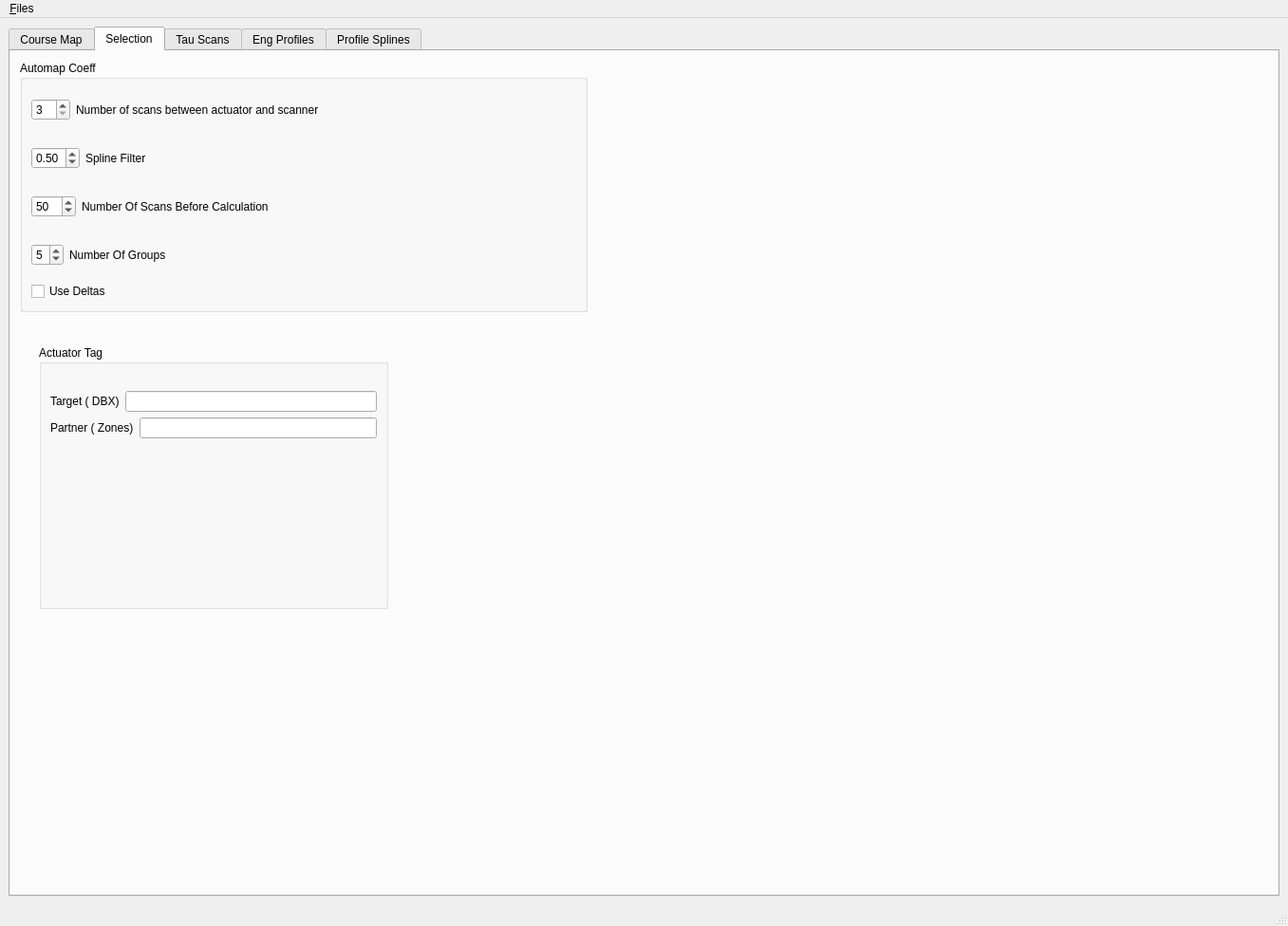
<?xml version="1.0" encoding="UTF-8"?>
<ui version="4.0">
 <class>StdcomAutomap</class>
 <widget class="QMainWindow" name="StdcomAutomap">
  <property name="geometry">
   <rect>
    <x>0</x>
    <y>0</y>
    <width>1357</width>
    <height>976</height>
   </rect>
  </property>
  <property name="windowTitle">
   <string>Automap</string>
  </property>
  <widget class="QWidget" name="centralwidget">
   <layout class="QVBoxLayout" name="verticalLayout_13">
    <item>
     <layout class="QHBoxLayout" name="horizontalLayout_14"/>
    </item>
    <item>
     <layout class="QVBoxLayout" name="verticalLayout_9">
      <item>
       <widget class="QTabWidget" name="tabWidget">
        <property name="currentIndex">
         <number>1</number>
        </property>
        <widget class="QWidget" name="tabCM">
         <attribute name="title">
          <string>Course Map</string>
         </attribute>
         <widget class="QGroupBox" name="groupBox">
          <property name="geometry">
           <rect>
            <x>30</x>
            <y>56</y>
            <width>831</width>
            <height>701</height>
           </rect>
          </property>
          <property name="title">
           <string>Mapping Properties</string>
          </property>
          <widget class="QWidget" name="">
           <layout class="QHBoxLayout" name="horizontalLayout_3"/>
          </widget>
          <widget class="QWidget" name="">
           <property name="geometry">
            <rect>
             <x>0</x>
             <y>60</y>
             <width>306</width>
             <height>254</height>
            </rect>
           </property>
           <layout class="QVBoxLayout" name="verticalLayout_2">
            <item>
             <layout class="QHBoxLayout" name="horizontalLayout_4">
              <item>
               <widget class="QLabel" name="label_4">
                <property name="text">
                 <string>Offset += Zones</string>
                </property>
               </widget>
              </item>
             </layout>
            </item>
            <item>
             <layout class="QHBoxLayout" name="horizontalLayout_5">
              <item>
               <widget class="QLabel" name="label_5">
                <property name="text">
                 <string>First Sample Zone</string>
                </property>
               </widget>
              </item>
              <item>
               <widget class="QSpinBox" name="spinBoxFirstGoodDBX">
                <property name="minimum">
                 <number>1</number>
                </property>
                <property name="maximum">
                 <number>250</number>
                </property>
                <property name="value">
                 <number>15</number>
                </property>
               </widget>
              </item>
             </layout>
            </item>
            <item>
             <layout class="QHBoxLayout" name="horizontalLayout_6">
              <item>
               <widget class="QLabel" name="label_6">
                <property name="text">
                 <string>Last Sample Zone</string>
                </property>
               </widget>
              </item>
              <item>
               <widget class="QSpinBox" name="spinBoxLastGoodDBX">
                <property name="minimum">
                 <number>1</number>
                </property>
                <property name="maximum">
                 <number>500</number>
                </property>
                <property name="value">
                 <number>187</number>
                </property>
               </widget>
              </item>
             </layout>
            </item>
            <item>
             <layout class="QHBoxLayout" name="horizontalLayout_15">
              <item>
               <widget class="QLabel" name="label_13">
                <property name="text">
                 <string>Number Databoxes</string>
                </property>
               </widget>
              </item>
              <item>
               <widget class="QSpinBox" name="spinBoxDbxCount">
                <property name="minimum">
                 <number>2</number>
                </property>
                <property name="maximum">
                 <number>800</number>
                </property>
                <property name="value">
                 <number>500</number>
                </property>
               </widget>
              </item>
             </layout>
            </item>
            <item>
             <layout class="QHBoxLayout" name="horizontalLayout">
              <item>
               <widget class="QLabel" name="label">
                <property name="text">
                 <string>Actuator Count</string>
                </property>
               </widget>
              </item>
              <item>
               <widget class="QSpinBox" name="spinBoxActCount">
                <property name="minimum">
                 <number>2</number>
                </property>
                <property name="maximum">
                 <number>500</number>
                </property>
                <property name="value">
                 <number>96</number>
                </property>
               </widget>
              </item>
             </layout>
            </item>
            <item>
             <widget class="QCheckBox" name="checkBoxRev">
              <property name="text">
               <string>Reverse Profile</string>
              </property>
             </widget>
            </item>
           </layout>
          </widget>
         </widget>
        </widget>
        <widget class="QWidget" name="tabSelect">
         <attribute name="title">
          <string>Selection</string>
         </attribute>
         <widget class="QGroupBox" name="groupBox_2">
          <property name="geometry">
           <rect>
            <x>10</x>
            <y>10</y>
            <width>598</width>
            <height>265</height>
           </rect>
          </property>
          <property name="title">
           <string>Automap Coeff</string>
          </property>
          <layout class="QVBoxLayout" name="verticalLayout">
           <item>
            <layout class="QHBoxLayout" name="horizontalLayout_9">
             <item>
              <widget class="QSpinBox" name="spinBoxtauscans">
               <property name="statusTip">
                <string extracomment="Number Of Scans to See Change at Reel"/>
               </property>
               <property name="whatsThis">
                <string extracomment="Number Of Scans to See Change at Reel"/>
               </property>
               <property name="minimum">
                <number>3</number>
               </property>
               <property name="singleStep">
                <number>1</number>
               </property>
              </widget>
             </item>
             <item>
              <widget class="QLabel" name="label_9">
               <property name="text">
                <string>Number of scans between actuator and scanner</string>
               </property>
              </widget>
             </item>
             <item>
              <spacer name="horizontalSpacer_6">
               <property name="orientation">
                <enum>Qt::Horizontal</enum>
               </property>
               <property name="sizeHint" stdset="0">
                <size>
                 <width>40</width>
                 <height>20</height>
                </size>
               </property>
              </spacer>
             </item>
            </layout>
           </item>
           <item>
            <layout class="QHBoxLayout" name="horizontalLayout_12">
             <item>
              <widget class="QDoubleSpinBox" name="doubleSpinBoxSplineFilter">
               <property name="statusTip">
                <string extracomment="Final Stage B Spline Filter"/>
               </property>
               <property name="whatsThis">
                <string extracomment="Final Stage B Spline Filter"/>
               </property>
               <property name="minimum">
                <double>0.010000000000000</double>
               </property>
               <property name="maximum">
                <double>0.990000000000000</double>
               </property>
               <property name="singleStep">
                <double>0.100000000000000</double>
               </property>
               <property name="value">
                <double>0.500000000000000</double>
               </property>
              </widget>
             </item>
             <item>
              <widget class="QLabel" name="label_17">
               <property name="text">
                <string>Spline Filter</string>
               </property>
              </widget>
             </item>
             <item>
              <spacer name="horizontalSpacer_8">
               <property name="orientation">
                <enum>Qt::Horizontal</enum>
               </property>
               <property name="sizeHint" stdset="0">
                <size>
                 <width>40</width>
                 <height>20</height>
                </size>
               </property>
              </spacer>
             </item>
            </layout>
           </item>
           <item>
            <layout class="QHBoxLayout" name="horizontalLayout_21">
             <item>
              <widget class="QSpinBox" name="spinBoxSampleLength">
               <property name="statusTip">
                <string extracomment="Number Of Scans to Accumulate before commuting offsets"/>
               </property>
               <property name="whatsThis">
                <string extracomment="Number Of Scans to Accumulate before commuting offsets"/>
               </property>
               <property name="minimum">
                <number>3</number>
               </property>
               <property name="maximum">
                <number>200</number>
               </property>
               <property name="value">
                <number>50</number>
               </property>
              </widget>
             </item>
             <item>
              <widget class="QLabel" name="label_19">
               <property name="text">
                <string>Number Of Scans Before Calculation</string>
               </property>
              </widget>
             </item>
             <item>
              <spacer name="horizontalSpacer_10">
               <property name="orientation">
                <enum>Qt::Horizontal</enum>
               </property>
               <property name="sizeHint" stdset="0">
                <size>
                 <width>40</width>
                 <height>20</height>
                </size>
               </property>
              </spacer>
             </item>
            </layout>
           </item>
           <item>
            <layout class="QHBoxLayout" name="horizontalLayout_23">
             <item>
              <widget class="QSpinBox" name="spinBoxGroups">
               <property name="statusTip">
                <string extracomment="Number of Groups to Split Width"/>
               </property>
               <property name="whatsThis">
                <string extracomment="Number of Groups to Split Width"/>
               </property>
               <property name="minimum">
                <number>1</number>
               </property>
               <property name="maximum">
                <number>8</number>
               </property>
               <property name="value">
                <number>5</number>
               </property>
              </widget>
             </item>
             <item>
              <widget class="QLabel" name="label_20">
               <property name="text">
                <string>Number Of Groups</string>
               </property>
              </widget>
             </item>
             <item>
              <spacer name="horizontalSpacer_12">
               <property name="orientation">
                <enum>Qt::Horizontal</enum>
               </property>
               <property name="sizeHint" stdset="0">
                <size>
                 <width>40</width>
                 <height>20</height>
                </size>
               </property>
              </spacer>
             </item>
            </layout>
           </item>
           <item>
            <widget class="QCheckBox" name="checkBoxusedelta">
             <property name="text">
              <string>Use Deltas</string>
             </property>
            </widget>
           </item>
          </layout>
         </widget>
         <widget class="QGroupBox" name="groupBox_3">
          <property name="geometry">
           <rect>
            <x>30</x>
            <y>310</y>
            <width>368</width>
            <height>278</height>
           </rect>
          </property>
          <property name="title">
           <string>Actuator Tag</string>
          </property>
          <layout class="QVBoxLayout" name="verticalLayout_3">
           <item>
            <layout class="QVBoxLayout" name="verticalLayout_4">
             <item>
              <layout class="QHBoxLayout" name="horizontalLayout_11">
               <item>
                <widget class="QLabel" name="label_11">
                 <property name="text">
                  <string>Target ( DBX)</string>
                 </property>
                </widget>
               </item>
               <item>
                <widget class="QLineEdit" name="lineEditTarget">
                 <property name="minimumSize">
                  <size>
                   <width>200</width>
                   <height>0</height>
                  </size>
                 </property>
                </widget>
               </item>
              </layout>
             </item>
             <item>
              <layout class="QHBoxLayout" name="horizontalLayout_13">
               <item>
                <widget class="QLabel" name="label_12">
                 <property name="text">
                  <string>Partner ( Zones)</string>
                 </property>
                </widget>
               </item>
               <item>
                <widget class="QLineEdit" name="lineEditPartner">
                 <property name="minimumSize">
                  <size>
                   <width>200</width>
                   <height>0</height>
                  </size>
                 </property>
                </widget>
               </item>
              </layout>
             </item>
             <item>
              <spacer name="verticalSpacer">
               <property name="orientation">
                <enum>Qt::Vertical</enum>
               </property>
               <property name="sizeType">
                <enum>QSizePolicy::Fixed</enum>
               </property>
               <property name="sizeHint" stdset="0">
                <size>
                 <width>20</width>
                 <height>148</height>
                </size>
               </property>
              </spacer>
             </item>
            </layout>
           </item>
          </layout>
         </widget>
        </widget>
        <widget class="QWidget" name="tab">
         <attribute name="title">
          <string>Tau Scans</string>
         </attribute>
         <layout class="QVBoxLayout" name="verticalLayout_10">
          <item>
           <layout class="QHBoxLayout" name="horizontalLayout_29">
            <item>
             <widget class="QGroupBox" name="groupBox_5">
              <property name="title">
               <string>Single Zone Trend</string>
              </property>
              <layout class="QHBoxLayout" name="horizontalLayout_27">
               <item>
                <layout class="QVBoxLayout" name="verticalLayout_5">
                 <item>
                  <layout class="QHBoxLayout" name="horizontalLayout_16">
                   <item>
                    <spacer name="horizontalSpacer">
                     <property name="orientation">
                      <enum>Qt::Horizontal</enum>
                     </property>
                     <property name="sizeHint" stdset="0">
                      <size>
                       <width>40</width>
                       <height>20</height>
                      </size>
                     </property>
                    </spacer>
                   </item>
                   <item>
                    <widget class="QSpinBox" name="spinBoxTrend">
                     <property name="minimumSize">
                      <size>
                       <width>100</width>
                       <height>0</height>
                      </size>
                     </property>
                     <property name="maximumSize">
                      <size>
                       <width>150</width>
                       <height>16777215</height>
                      </size>
                     </property>
                     <property name="minimum">
                      <number>1</number>
                     </property>
                     <property name="maximum">
                      <number>200</number>
                     </property>
                     <property name="value">
                      <number>40</number>
                     </property>
                    </widget>
                   </item>
                   <item>
                    <widget class="QLabel" name="label_14">
                     <property name="maximumSize">
                      <size>
                       <width>120</width>
                       <height>16777215</height>
                      </size>
                     </property>
                     <property name="text">
                      <string>Trend Offset</string>
                     </property>
                    </widget>
                   </item>
                  </layout>
                 </item>
                 <item>
                  <widget class="QScrollArea" name="scrollAreaOffset">
                   <property name="minimumSize">
                    <size>
                     <width>300</width>
                     <height>200</height>
                    </size>
                   </property>
                   <property name="widgetResizable">
                    <bool>true</bool>
                   </property>
                   <widget class="QWidget" name="scrollAreaWidgetContents">
                    <property name="geometry">
                     <rect>
                      <x>0</x>
                      <y>0</y>
                      <width>624</width>
                      <height>322</height>
                     </rect>
                    </property>
                   </widget>
                  </widget>
                 </item>
                </layout>
               </item>
              </layout>
             </widget>
            </item>
            <item>
             <widget class="QGroupBox" name="groupBox_6">
              <property name="title">
               <string>All Zones Drift Mean</string>
              </property>
              <layout class="QHBoxLayout" name="horizontalLayout_26">
               <item>
                <widget class="QScrollArea" name="scrollAreaOffsetArray">
                 <property name="minimumSize">
                  <size>
                   <width>300</width>
                   <height>200</height>
                  </size>
                 </property>
                 <property name="widgetResizable">
                  <bool>true</bool>
                 </property>
                 <widget class="QWidget" name="scrollAreaWidgetContents_2">
                  <property name="geometry">
                   <rect>
                    <x>0</x>
                    <y>0</y>
                    <width>625</width>
                    <height>374</height>
                   </rect>
                  </property>
                 </widget>
                </widget>
               </item>
              </layout>
             </widget>
            </item>
           </layout>
          </item>
          <item>
           <widget class="QGroupBox" name="groupBox_13">
            <property name="title">
             <string>Groups Zones Drift Mean BSpline</string>
            </property>
            <layout class="QHBoxLayout" name="horizontalLayout_28">
             <item>
              <layout class="QVBoxLayout" name="verticalLayout_7">
               <item>
                <layout class="QHBoxLayout" name="horizontalLayout_25">
                 <item>
                  <spacer name="horizontalSpacer_14">
                   <property name="orientation">
                    <enum>Qt::Horizontal</enum>
                   </property>
                   <property name="sizeHint" stdset="0">
                    <size>
                     <width>288</width>
                     <height>20</height>
                    </size>
                   </property>
                  </spacer>
                 </item>
                 <item>
                  <widget class="QPushButton" name="pushButtonSaveTrend">
                   <property name="maximumSize">
                    <size>
                     <width>80</width>
                     <height>16777215</height>
                    </size>
                   </property>
                   <property name="text">
                    <string>Save </string>
                   </property>
                  </widget>
                 </item>
                </layout>
               </item>
               <item>
                <widget class="QScrollArea" name="scrollAreaOffsetArrayGroup">
                 <property name="minimumSize">
                  <size>
                   <width>300</width>
                   <height>200</height>
                  </size>
                 </property>
                 <property name="widgetResizable">
                  <bool>true</bool>
                 </property>
                 <widget class="QWidget" name="scrollAreaWidgetContents_6">
                  <property name="geometry">
                   <rect>
                    <x>0</x>
                    <y>0</y>
                    <width>1289</width>
                    <height>329</height>
                   </rect>
                  </property>
                 </widget>
                </widget>
               </item>
              </layout>
             </item>
            </layout>
           </widget>
          </item>
         </layout>
        </widget>
        <widget class="QWidget" name="tab_2">
         <attribute name="title">
          <string>Eng Profiles</string>
         </attribute>
         <layout class="QVBoxLayout" name="verticalLayout_14">
          <item>
           <widget class="QGroupBox" name="groupBox_14">
            <property name="title">
             <string>Actuator Profile</string>
            </property>
            <layout class="QHBoxLayout" name="horizontalLayout_30">
             <item>
              <layout class="QVBoxLayout" name="verticalLayout_8">
               <item>
                <layout class="QHBoxLayout" name="horizontalLayout_31">
                 <item>
                  <spacer name="horizontalSpacer_15">
                   <property name="orientation">
                    <enum>Qt::Horizontal</enum>
                   </property>
                   <property name="sizeHint" stdset="0">
                    <size>
                     <width>288</width>
                     <height>20</height>
                    </size>
                   </property>
                  </spacer>
                 </item>
                </layout>
               </item>
               <item>
                <widget class="QScrollArea" name="scrollAreaActualProfile">
                 <property name="minimumSize">
                  <size>
                   <width>300</width>
                   <height>180</height>
                  </size>
                 </property>
                 <property name="widgetResizable">
                  <bool>true</bool>
                 </property>
                 <widget class="QWidget" name="scrollAreaWidgetContents_7">
                  <property name="geometry">
                   <rect>
                    <x>0</x>
                    <y>0</y>
                    <width>1289</width>
                    <height>204</height>
                   </rect>
                  </property>
                 </widget>
                </widget>
               </item>
              </layout>
             </item>
            </layout>
           </widget>
          </item>
          <item>
           <widget class="QGroupBox" name="groupBox_15">
            <property name="title">
             <string>Auto Mapped Profile</string>
            </property>
            <layout class="QHBoxLayout" name="horizontalLayout_32">
             <item>
              <layout class="QVBoxLayout" name="verticalLayout_11">
               <item>
                <layout class="QHBoxLayout" name="horizontalLayout_33">
                 <item>
                  <spacer name="horizontalSpacer_16">
                   <property name="orientation">
                    <enum>Qt::Horizontal</enum>
                   </property>
                   <property name="sizeHint" stdset="0">
                    <size>
                     <width>288</width>
                     <height>20</height>
                    </size>
                   </property>
                  </spacer>
                 </item>
                </layout>
               </item>
               <item>
                <widget class="QScrollArea" name="scrollAreaSplineProfile">
                 <property name="minimumSize">
                  <size>
                   <width>300</width>
                   <height>180</height>
                  </size>
                 </property>
                 <property name="widgetResizable">
                  <bool>true</bool>
                 </property>
                 <widget class="QWidget" name="scrollAreaWidgetContents_8">
                  <property name="geometry">
                   <rect>
                    <x>0</x>
                    <y>0</y>
                    <width>1289</width>
                    <height>203</height>
                   </rect>
                  </property>
                 </widget>
                </widget>
               </item>
              </layout>
             </item>
            </layout>
           </widget>
          </item>
          <item>
           <widget class="QGroupBox" name="groupBox_16">
            <property name="title">
             <string>Scanner Profile</string>
            </property>
            <layout class="QHBoxLayout" name="horizontalLayout_34">
             <item>
              <layout class="QVBoxLayout" name="verticalLayout_12">
               <item>
                <layout class="QHBoxLayout" name="horizontalLayout_35">
                 <item>
                  <spacer name="horizontalSpacer_17">
                   <property name="orientation">
                    <enum>Qt::Horizontal</enum>
                   </property>
                   <property name="sizeHint" stdset="0">
                    <size>
                     <width>288</width>
                     <height>20</height>
                    </size>
                   </property>
                  </spacer>
                 </item>
                </layout>
               </item>
               <item>
                <widget class="QScrollArea" name="scrollAreaScannerProfile">
                 <property name="minimumSize">
                  <size>
                   <width>300</width>
                   <height>180</height>
                  </size>
                 </property>
                 <property name="widgetResizable">
                  <bool>true</bool>
                 </property>
                 <widget class="QWidget" name="scrollAreaWidgetContents_9">
                  <property name="geometry">
                   <rect>
                    <x>0</x>
                    <y>0</y>
                    <width>1289</width>
                    <height>204</height>
                   </rect>
                  </property>
                 </widget>
                </widget>
               </item>
              </layout>
             </item>
            </layout>
           </widget>
          </item>
         </layout>
        </widget>
        <widget class="QWidget" name="tab_3">
         <attribute name="title">
          <string>Profile Splines</string>
         </attribute>
         <layout class="QVBoxLayout" name="verticalLayout_17">
          <item>
           <widget class="QGroupBox" name="groupBox_17">
            <property name="title">
             <string>Actuator Profile Spline</string>
            </property>
            <layout class="QHBoxLayout" name="horizontalLayout_36">
             <item>
              <layout class="QVBoxLayout" name="verticalLayout_15">
               <item>
                <layout class="QHBoxLayout" name="horizontalLayout_37">
                 <item>
                  <spacer name="horizontalSpacer_18">
                   <property name="orientation">
                    <enum>Qt::Horizontal</enum>
                   </property>
                   <property name="sizeHint" stdset="0">
                    <size>
                     <width>288</width>
                     <height>20</height>
                    </size>
                   </property>
                  </spacer>
                 </item>
                </layout>
               </item>
               <item>
                <widget class="QScrollArea" name="scrollAreaMappedProfileSpline">
                 <property name="minimumSize">
                  <size>
                   <width>300</width>
                   <height>180</height>
                  </size>
                 </property>
                 <property name="widgetResizable">
                  <bool>true</bool>
                 </property>
                 <widget class="QWidget" name="scrollAreaWidgetContents_10">
                  <property name="geometry">
                   <rect>
                    <x>0</x>
                    <y>0</y>
                    <width>1289</width>
                    <height>346</height>
                   </rect>
                  </property>
                 </widget>
                </widget>
               </item>
              </layout>
             </item>
            </layout>
           </widget>
          </item>
          <item>
           <widget class="QGroupBox" name="groupBox_18">
            <property name="title">
             <string>Scanner Profile Spline</string>
            </property>
            <layout class="QHBoxLayout" name="horizontalLayout_38">
             <item>
              <layout class="QVBoxLayout" name="verticalLayout_16">
               <item>
                <layout class="QHBoxLayout" name="horizontalLayout_39">
                 <item>
                  <spacer name="horizontalSpacer_19">
                   <property name="orientation">
                    <enum>Qt::Horizontal</enum>
                   </property>
                   <property name="sizeHint" stdset="0">
                    <size>
                     <width>288</width>
                     <height>20</height>
                    </size>
                   </property>
                  </spacer>
                 </item>
                </layout>
               </item>
               <item>
                <widget class="QScrollArea" name="scrollAreaScannerProfileSpline">
                 <property name="minimumSize">
                  <size>
                   <width>300</width>
                   <height>180</height>
                  </size>
                 </property>
                 <property name="widgetResizable">
                  <bool>true</bool>
                 </property>
                 <widget class="QWidget" name="scrollAreaWidgetContents_12">
                  <property name="geometry">
                   <rect>
                    <x>0</x>
                    <y>0</y>
                    <width>1289</width>
                    <height>345</height>
                   </rect>
                  </property>
                 </widget>
                </widget>
               </item>
              </layout>
             </item>
            </layout>
           </widget>
          </item>
         </layout>
        </widget>
       </widget>
      </item>
     </layout>
    </item>
   </layout>
  </widget>
  <widget class="QMenuBar" name="menubar">
   <property name="geometry">
    <rect>
     <x>0</x>
     <y>0</y>
     <width>1357</width>
     <height>29</height>
    </rect>
   </property>
   <widget class="QMenu" name="menu_Files">
    <property name="title">
     <string>&amp;Files</string>
    </property>
    <addaction name="actionPJanice"/>
    <addaction name="actionSave_Configuration"/>
    <addaction name="separator"/>
    <addaction name="action_Exit"/>
   </widget>
   <addaction name="menu_Files"/>
  </widget>
  <widget class="QStatusBar" name="statusbar"/>
  <action name="actionPJanice">
   <property name="text">
    <string>PJanice</string>
   </property>
  </action>
  <action name="actionSave_Configuration">
   <property name="text">
    <string>Save Configuration</string>
   </property>
  </action>
  <action name="action_Exit">
   <property name="text">
    <string>&amp;Exit</string>
   </property>
  </action>
 </widget>
 <resources/>
 <connections/>
</ui>
